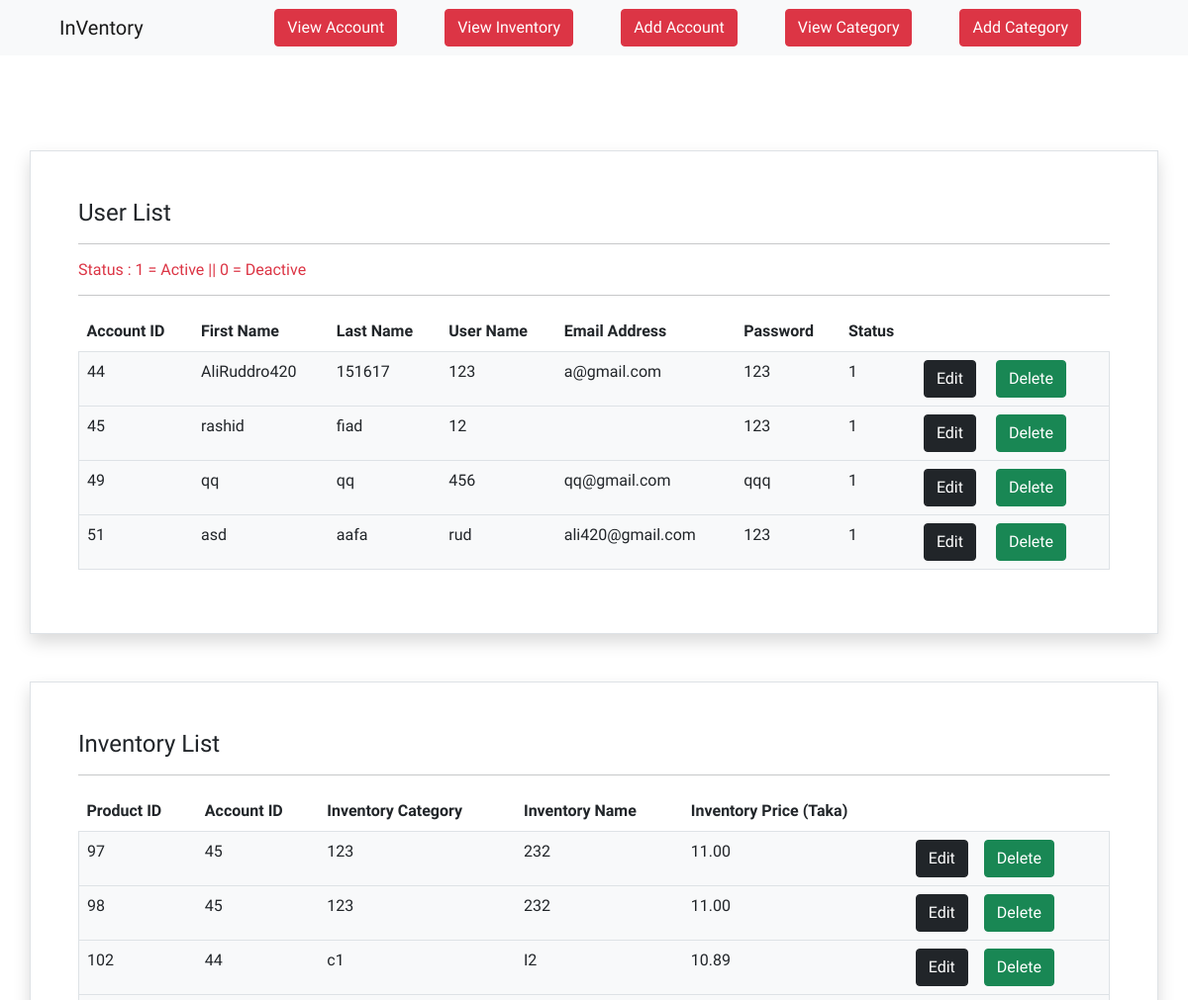
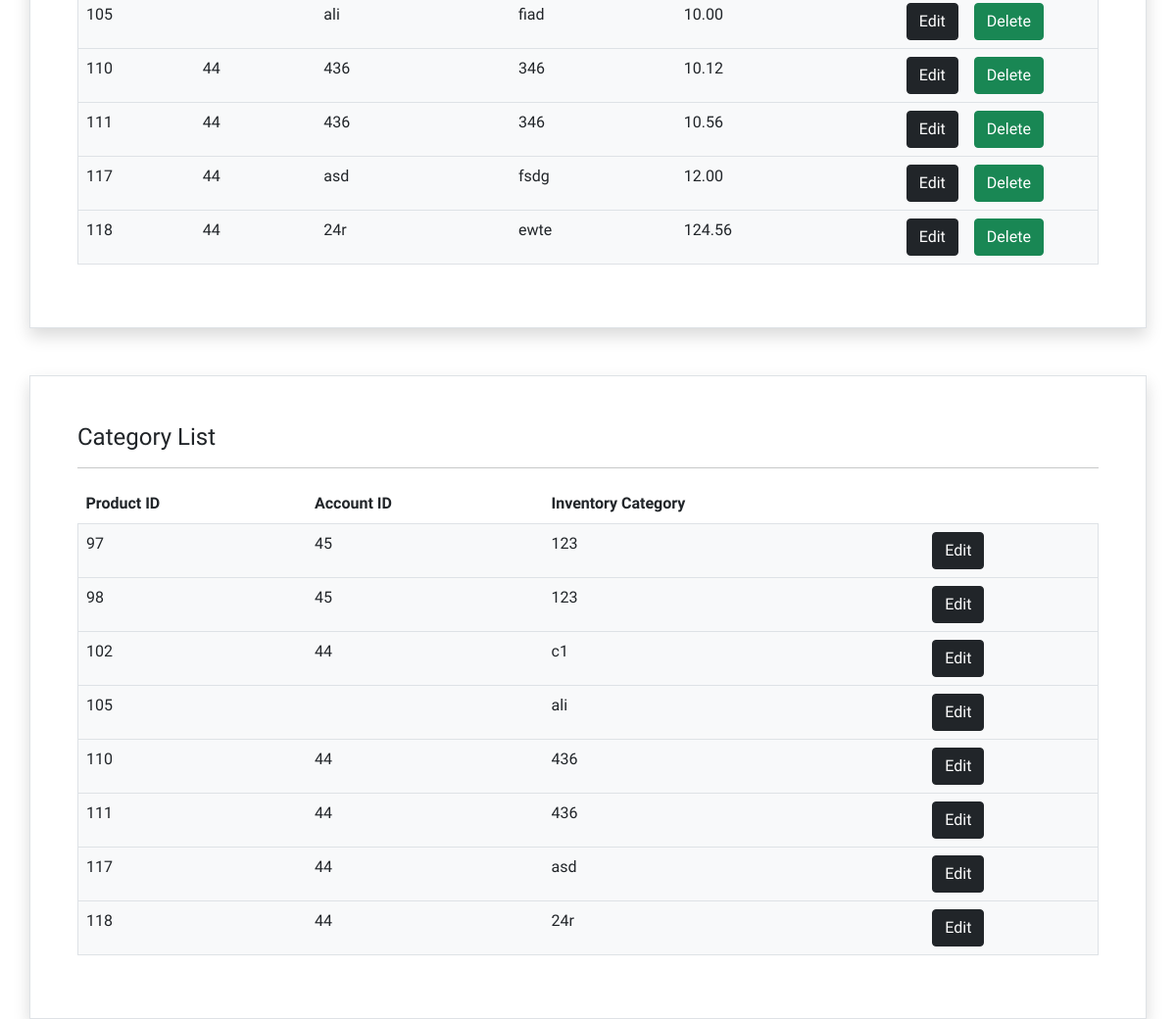
/admin_dash.php, run on the app's committed database (2 pictures, top to bottom).
### tables this page shows
CREATE TABLE `user_information_for_shop` (
  `id` int(255) NOT NULL,
  `first_name` varchar(255) DEFAULT NULL,
  `last_name` varchar(255) DEFAULT NULL,
  `user_name` varchar(255) DEFAULT NULL,
  `email_address` varchar(255) DEFAULT NULL,
  `password` varchar(100) DEFAULT NULL,
  `status` varchar(255) NOT NULL DEFAULT '1'
);

CREATE TABLE `intentory_name` (
  `uid` int(11) NOT NULL,
  `id` int(11) DEFAULT NULL,
  `Category` varchar(255) DEFAULT NULL,
  `Name` varchar(255) DEFAULT NULL,
  `Price` float DEFAULT NULL
);

### admin_dash.php (the view, shortened to what this page needs)
<?php
$link = mysqli_connect("localhost", "root", "", "register_details");
?>
<!DOCTYPE html>
<html lang="en">
<head>
    <link href="https://cdn.jsdelivr.net/npm/bootstrap@5.1.3/dist/css/bootstrap.min.css" rel="stylesheet">
</head>
<body>
<nav class="navbar navbar-expand-lg navbar-light bg-light ps-5 pe-5">
            <div class="container">
  <a class="navbar-brand" href="#">InVentory</a>
  <div class="collapse navbar-collapse " id="navbarNav">
    <ul class="navbar-nav ms-auto">
        <li class="nav-item me-5">
        <a data-bs-toggle="modal" data-bs-target="#staticBackdrop" class="btn btn-danger" href="#user">View Account</a>
      </li>
      <li class="nav-item me-5">
      <a type="submit" class="btn btn-danger me-auto" href="#inv">View Inventory</a>
      </li>
      <li class="nav-item me-5">
      <a type="submit" class="btn btn-danger me-auto" href="admin_add_account.php">Add Account</a>
      </li>
      <li class="nav-item me-5">
      <a type="submit" class="btn btn-danger me-auto" href="#cat">View Category</a>
      </li>
      <li class="nav-item me-5">
      <a type="submit" class="btn btn-danger me-auto" href="admin_add_cat.php">Add Category</a>
      </li>
    </ul>
  </div>
</nav>
<br><br><br><br>
<div id="user" class="container">
    <div class="row">
        <div class="col border shadow p-5">
            <form  method="post">
            <h4>User List</h4> <hr>
            <h6 class="text-danger">Status : 1 = Active || 0 = Deactive</h6> <hr>
        <table class="table">
        <thead>
    <tr>
      <th scope="col">Account ID</th>
      <th scope="col">First Name</th>
      <th scope="col">Last Name</th>
      <th scope="col">User Name </th>
      <th scope="col">Email Address </th>
      <th scope="col">Password </th>
      <th scope="col">Status </th>
    </tr>
  </thead>
<tbody class="border bg-light p-5">
<?php
$user_data = mysqli_query($link, "SELECT * FROM `user_information_for_shop`");
while($user_row = mysqli_fetch_row($user_data)){?>
  <tr>
    <td><?php echo $user_row['0'] ?></td>
    <td><?php echo $user_row['1']?></td>
    <td><?php echo $user_row['2']?></td>
    <td><?php echo $user_row['3']?></td>
    <td><?php echo $user_row['4']?></td>
    <td><?php echo $user_row['5']?></td>
    <td><?php echo $user_row['6']?></td>
    <td><a class="btn btn-dark" href="admin_user_edit.php?id=<?php echo base64_encode($user_row['0'])?>">Edit</a>
    <a class="btn btn-success ms-3" href="admin_user_delete.php?id=<?php echo base64_encode($user_row['0']) ?>">Delete</a></td>
  </tr>
  <?php
}
?>
</tbody>
</table>
</form>
        </div>
    </div>
</div>
<br><br>
<div id="inv" class="container">
    <div class="row">
        <div class="col border shadow p-5">
            <form  method="post">
            <h4>Inventory List</h4> <hr>
        <table class="table">
        <thead>
    <tr>
    <th scope="col">Product ID</th>
      <th scope="col">Account ID</th>
      <th scope="col">Inventory Category</th>
      <th scope="col">Inventory Name</th>
      <th scope="col">Inventory Price <b>(Taka)</b> </th>
    </tr>
  </thead>
<tbody class="border bg-light p-5">
<?php
$user_data = mysqli_query($link, "SELECT * FROM `intentory_name`");
while($user_row_inv = mysqli_fetch_row($user_data)){?>
  <tr>
    <td><?php echo $user_row_inv['0'] ?></td>
    <td><?php echo $user_row_inv['1']?></td>
    <td><?php echo $user_row_inv['2']?></td>
    <td><?php echo $user_row_inv['3']?></td>
    <td><?php echo number_format($user_row_inv['4'],2)."<br>"?></td>
    <td><a class="btn btn-dark" href="admin_inv_edit.php?id=<?php echo base64_encode($user_row_inv['0'])?>">Edit</a><a class="btn btn-success ms-3" href="admin_inv_delete.php?id=<?php echo base64_encode($user_row_inv['0']) ?>">Delete</a></td>
  </tr>
  <?php
}
?>
</tbody>
</table>
</form>
        </div>
    </div>
</div>
<br><br>
<div id="cat" class="container">
    <div class="row">
        <div class="col border shadow p-5">
            <form  method="post">
            <h4>Category List</h4> <hr>
        <table class="table">
        <thead>
    <tr>
    <th scope="col">Product ID</th>
      <th scope="col">Account ID</th>
      <th scope="col">Inventory Category</th>
    </tr>
  </thead>
<tbody class="border bg-light p-5">
<?php
$user_data = mysqli_query($link, "SELECT * FROM `intentory_name`");
while($user_row_inv = mysqli_fetch_row($user_data)){?>
  <tr>
    <td><?php echo $user_row_inv['0'] ?></td>
    <td><?php echo $user_row_inv['1']?></td>
    <td><?php echo $user_row_inv['2']?></td>
    <td><a class="btn btn-dark" href="admin_cat_edit.php?id=<?php echo base64_encode($user_row_inv['0'])?>">Edit</a></td>
  </tr>
  <?php
}
?>
</tbody>
</table>
</form>
        </div>
    </div>
</div>
</body>
</html>

### admin_dash.php (style rules this page uses)
body { font-family: 'PT Sans Narrow', sans-serif; }

### data on the page
user_information_for_shop: id "44", first_name "AliRuddro420", last_name "151617", user_name "123", email_address "a@gmail.com", password "123", status "1"
user_information_for_shop: id "45", first_name "rashid", last_name "fiad", user_name "12", password "123", status "1"
user_information_for_shop: id "49", first_name "qq", last_name "qq", user_name "456", email_address "qq@gmail.com", password "qqq", status "1"
user_information_for_shop: id "51", first_name "asd", last_name "aafa", user_name "rud", email_address "ali420@gmail.com", password "123", status "1"
intentory_name: uid "97", id "45", Category "123", Name "232", Price "11.00"
intentory_name: uid "98", id "45", Category "123", Name "232", Price "11.00"
intentory_name: uid "102", id "44", Category "c1", Name "I2", Price "10.89"
intentory_name: uid "105", Category "ali", Name "fiad", Price "10.00"
intentory_name: uid "110", id "44", Category "436", Name "346", Price "10.12"
intentory_name: uid "111", id "44", Category "436", Name "346", Price "10.56"
intentory_name: uid "117", id "44", Category "asd", Name "fsdg", Price "12.00"
intentory_name: uid "118", id "44", Category "24r", Name "ewte", Price "124.56"
